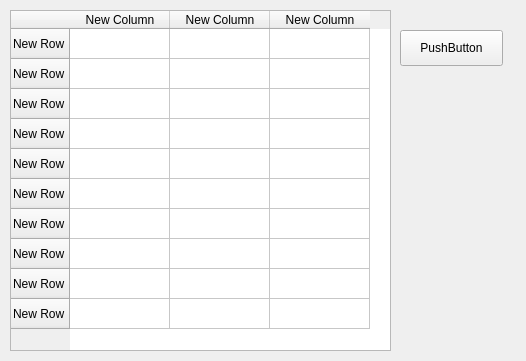
<?xml version="1.0" encoding="UTF-8"?>
<ui version="4.0">
 <class>Widget</class>
 <widget class="QWidget" name="Widget">
  <property name="geometry">
   <rect>
    <x>0</x>
    <y>0</y>
    <width>526</width>
    <height>361</height>
   </rect>
  </property>
  <property name="windowTitle">
   <string>Widget</string>
  </property>
  <widget class="QTableWidget" name="tableWidget">
   <property name="geometry">
    <rect>
     <x>10</x>
     <y>10</y>
     <width>381</width>
     <height>341</height>
    </rect>
   </property>
   <row>
    <property name="text">
     <string>New Row</string>
    </property>
   </row>
   <row>
    <property name="text">
     <string>New Row</string>
    </property>
   </row>
   <row>
    <property name="text">
     <string>New Row</string>
    </property>
   </row>
   <row>
    <property name="text">
     <string>New Row</string>
    </property>
   </row>
   <row>
    <property name="text">
     <string>New Row</string>
    </property>
   </row>
   <row>
    <property name="text">
     <string>New Row</string>
    </property>
   </row>
   <row>
    <property name="text">
     <string>New Row</string>
    </property>
   </row>
   <row>
    <property name="text">
     <string>New Row</string>
    </property>
   </row>
   <row>
    <property name="text">
     <string>New Row</string>
    </property>
   </row>
   <row>
    <property name="text">
     <string>New Row</string>
    </property>
   </row>
   <column>
    <property name="text">
     <string>New Column</string>
    </property>
   </column>
   <column>
    <property name="text">
     <string>New Column</string>
    </property>
   </column>
   <column>
    <property name="text">
     <string>New Column</string>
    </property>
   </column>
  </widget>
  <widget class="QPushButton" name="pushButton">
   <property name="geometry">
    <rect>
     <x>400</x>
     <y>30</y>
     <width>103</width>
     <height>36</height>
    </rect>
   </property>
   <property name="text">
    <string>PushButton</string>
   </property>
  </widget>
 </widget>
 <resources/>
 <connections/>
</ui>
